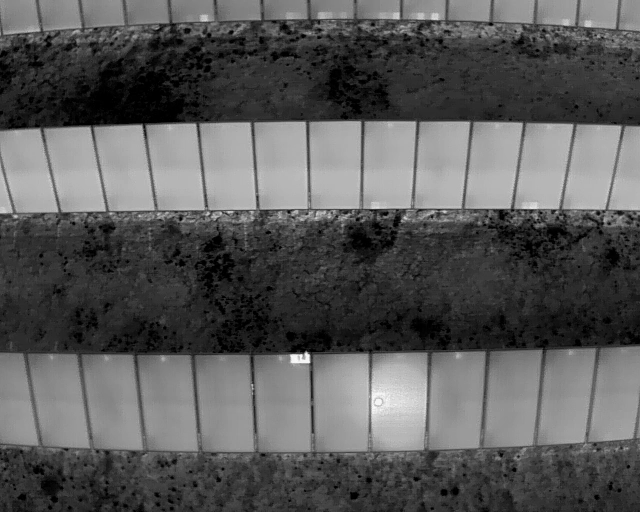
//> input picture IQ/0001.png, 640 x 512 px
$ ./houghpcont   (built with g++ and OpenCV 4)
//> lines starting //> are read from the running program, lines starting //| are printed output that depends on the picture
#include <iostream>
#include <vector>

#include <opencv2/core.hpp>
#include <opencv2/highgui.hpp>
#include <opencv2/imgproc.hpp>

using namespace std;
using namespace cv;


int main() {

    Mat inimg,imgsrc,detectimgsrc,detectimgsrcP, detectimgsrcPgray;

    imgsrc= imread("/home/learn/Documents/cv/practice/projects/HoughP/0001.png");
//> imgsrc is the input picture: 512 rows x 640 cols, CV_8UC3; min 0, max 253, mean 89.2

    // [19 lines of commented-out code are left out]

    imgsrc.copyTo(detectimgsrcP);

    // Probabilistic Line Transform
    Canny(imgsrc, detectimgsrcP, 110, 220, 3, true);
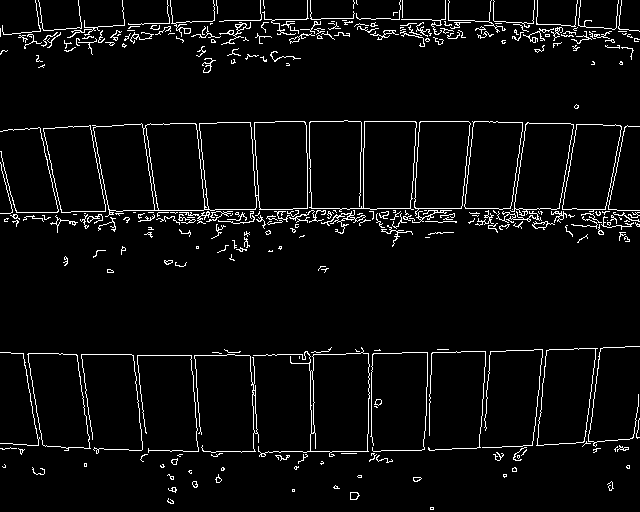
//> detectimgsrcP: 512 rows x 640 cols, CV_8UC1; 4.5% white in thin lines or dots

    imshow("Edge Detection P", detectimgsrcP);
    waitKey(0);
     // [7 lines of commented-out code are left out]


    vector<Vec4i> linesP;         // will hold the results of the detection
    vector<Vec4i> linesPagain;
    vector<Vec4i> linesPagainagain;


    double t = (double)getTickCount();
    HoughLinesP(detectimgsrcP, linesP, 1, CV_PI / 180, 20 ,10, 5);
//> linesP = 457 lines (x1, y1, x2, y2), first 8: [321, 18, 357, 17], [566, 225, 589, 225], [313, 214, 359, 214], [36, 212, 70, 212], [373, 215, 387, 215], [424, 210, 451, 210], [377, 208, 522, 208], [146, 218, 185, 218]
    t = ((double)getTickCount() - t)/getTickFrequency();

    imshow("After HoughP and before line drawing", detectimgsrcP);
    waitKey(0);

    //imwrite ("/home/learn/Documents/cv/practice/projects/HoughP/hpResult2_180_50_20_10_After HoughP and before line drawing.png", detectimgsrcP);


    cout << t << endl;
    // [6 lines of commented-out code are left out]

    cout << linesP.size() << endl;
//| 457

    cvtColor(detectimgsrcP, detectimgsrcP, COLOR_GRAY2BGR);
//> detectimgsrcP: 512 rows x 640 cols, CV_8UC3; 4.5% white in thin lines or dots

    //cout << detectimgsrcP.type() << endl;
    //cout << detectimgsrcP.channels() << endl;


    // Draw the lines
    for (size_t i = 0; i < linesP.size(); i++)
    {
        Vec4i l = linesP[i];
        line(detectimgsrcP, Point(l[0], l[1]), Point(l[2], l[3]), Scalar(0, 0, 255), 1, LINE_AA);
    }
//> this loop made 457 passes
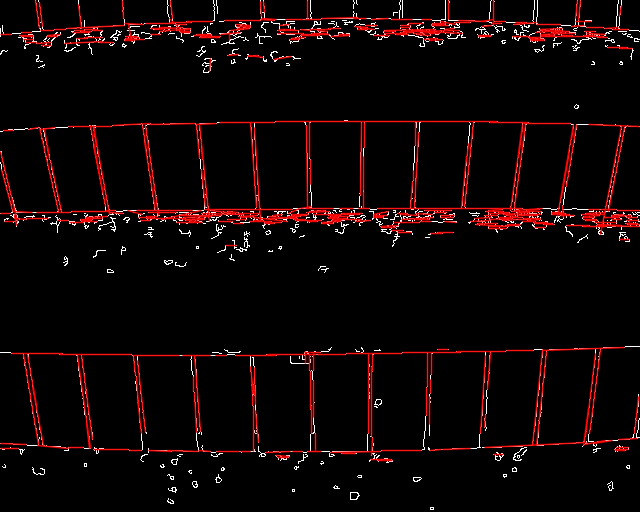
//> detectimgsrcP: 512 rows x 640 cols, CV_8UC3; mean B, G, R 5.2, 5.2, 17

    cvtColor(detectimgsrcP, detectimgsrcP, COLOR_BGR2GRAY);
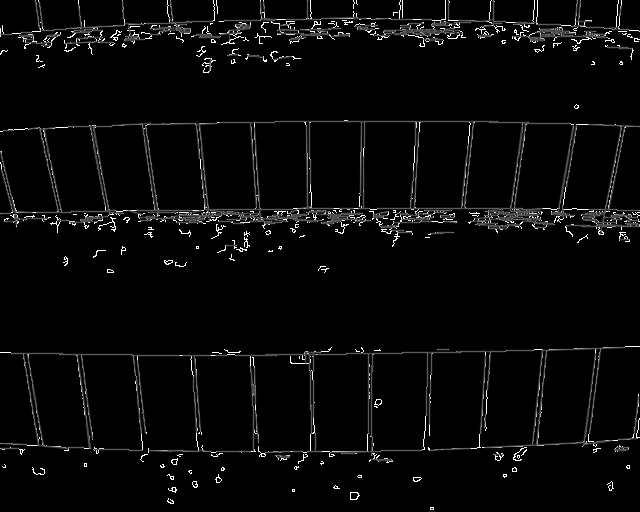
//> detectimgsrcP: 512 rows x 640 cols, CV_8UC1; min 0, max 255, mean 8.7

    //imshow("Line Detection P", detectimgsrcP);
    //imwrite ("/home/learn/Documents/cv/practice/projects/HoughP/hpResult1_180_20_10_5.png", detectimgsrcP);

    HoughLinesP(detectimgsrcP, linesPagain, 1, CV_PI / 180, 20 ,10, 5);
//> linesPagain = 692 lines (x1, y1, x2, y2), first 8: [581, 213, 605, 213], [105, 209, 115, 209], [23, 213, 60, 213], [327, 217, 364, 217], [235, 355, 534, 350], [277, 213, 364, 215], [397, 213, 433, 214], [551, 214, 638, 217]

    cout << linesPagain.size() << endl;
//| 692


    cvtColor(detectimgsrcP, detectimgsrcP, COLOR_GRAY2BGR);
//> detectimgsrcP: 512 rows x 640 cols, CV_8UC3


    for (size_t i = 0; i < linesPagain.size(); i++)
    {
        Vec4i l = linesPagain[i];
        line(detectimgsrcP, Point(l[0], l[1]), Point(l[2], l[3]), Scalar(0, 0, 255), 1, LINE_AA);
    }
//> this loop made 692 passes
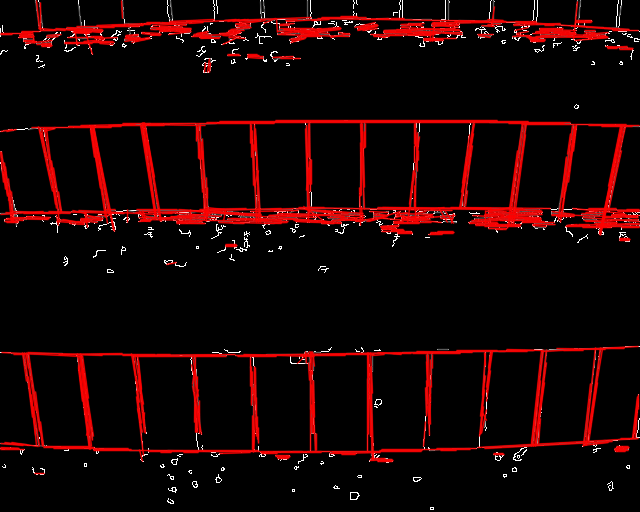
//> detectimgsrcP: 512 rows x 640 cols, CV_8UC3; mean B, G, R 3.6, 3.6, 25.6


    imshow("Line Detection P", detectimgsrcP);
    imwrite ("/home/learn/Documents/cv/practice/projects/HoughP/hpResult1_180_20_10_5.png", detectimgsrcP);

    // [75 lines of commented-out code are left out]

    waitKey(0);


}

$ run again, with IQ/0002.jpeg saved as IQ/0001.png
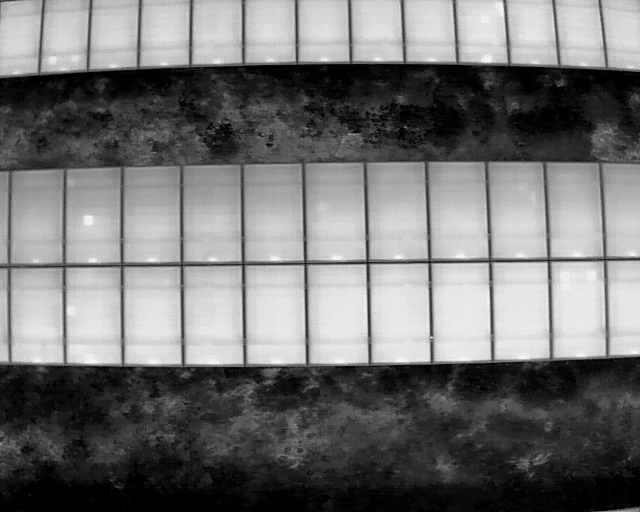
//> input picture IQ/0002.jpeg, 640 x 512 px
//> imgsrc is the input picture: 512 rows x 640 cols, CV_8UC3; min 0, max 249, mean 115.2
//> `Canny(imgsrc, detectimgsrcP, 110, 220, 3, true);`:
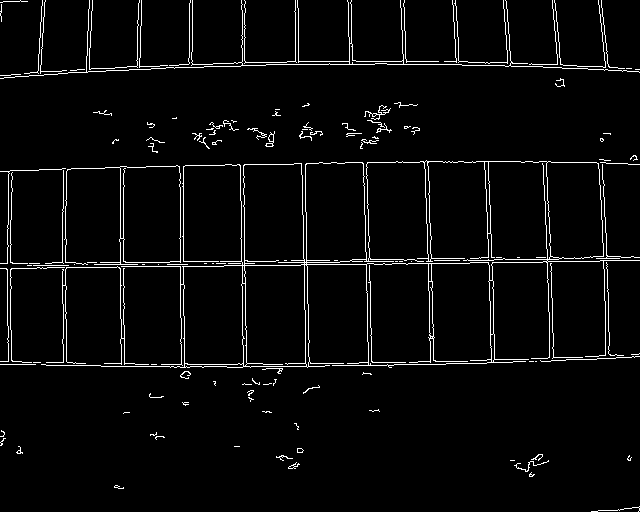
//> detectimgsrcP: 512 rows x 640 cols, CV_8UC1; 3.7% white in thin lines or dots
//> linesP = 257 lines (x1, y1, x2, y2), first 8: [37, 267, 66, 267], [483, 262, 639, 260], [266, 64, 374, 64], [359, 362, 396, 362], [294, 260, 337, 260], [194, 165, 224, 165], [301, 264, 340, 264], [204, 263, 254, 263]
//| 257
//> the loop `for (size_t i = 0; i < linesP.size(); i++)` made 257 passes
//> linesPagain = 446 lines (x1, y1, x2, y2), first 8: [52, 261, 75, 261], [347, 262, 403, 261], [426, 260, 621, 256], [5, 269, 46, 269], [129, 68, 484, 62], [418, 361, 495, 360], [180, 363, 494, 363], [479, 256, 493, 256]
//| 446
//> the loop `for (size_t i = 0; i < linesPagain.size(); i++)` made 446 passes
//> after the loop `for (size_t i = 0; i < linesPagain.size(); i++)`:
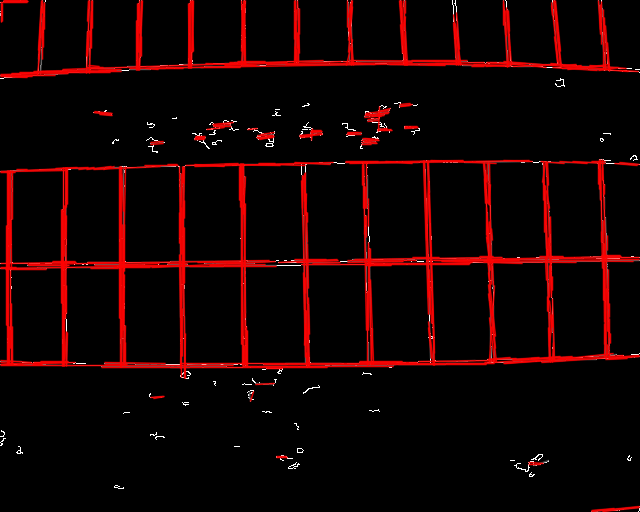
//> detectimgsrcP: 512 rows x 640 cols, CV_8UC3; mean B, G, R 1.9, 1.9, 21.5
